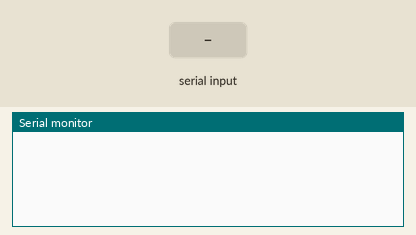
Recording of a sketch running on a simulated Arduino Uno, built with avr-gcc and run on an emulated ATmega328P. Shown: the last lines printed to the serial monitor. The inputs (shaded band) are chosen by the test bench.

Above: at 1.2 s.
1.3 s: "8" received over Serial
At 2.1 s:
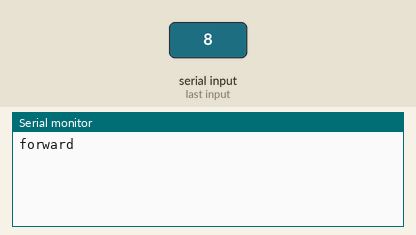
2.8 s: "2" received over Serial
At 5.5 s:
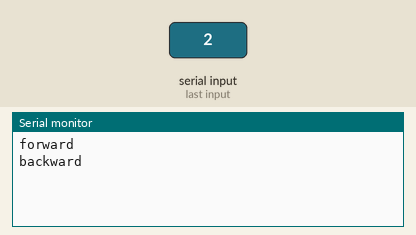
5.8 s: "6" received over Serial
At 7.9 s:
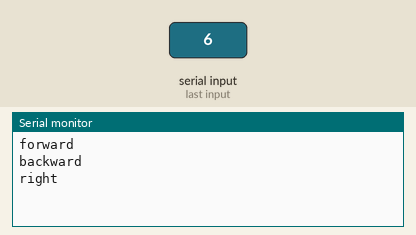
8.8 s: "4" received over Serial
At 11.4 s:
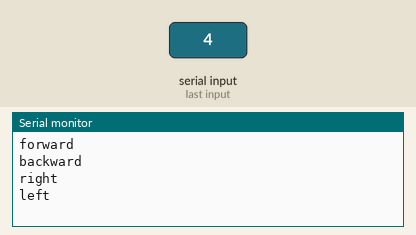
11.8 s: "0" received over Serial
At 13.7 s:
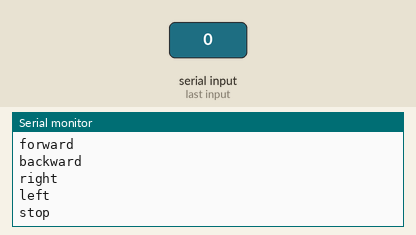

Measured:
- after the input at 1.3 s, the serial monitor: prints a new line at once (image 1)
- after the input at 2.8 s, the serial monitor: prints a new line after 1.5 s (image 2)
- after the input at 5.8 s, the serial monitor: prints a new line after 1.5 s (image 3)
- after the input at 8.8 s, the serial monitor: prints a new line after 1.5 s (image 4)
- after the input at 11.8 s, the serial monitor: prints a new line after 1.5 s (image 5)

The sketch:

motor_fbrls.ino
```cpp
int sensorpin1=2;
int sensorpin2=3;
int sensorpin3=4;
int sensorpin4=5;

void setup() {
  // put your setup code here, to run once:
Serial.begin(9600);
pinMode(2,OUTPUT);
pinMode(3,OUTPUT);
pinMode(4,OUTPUT);
pinMode(5,OUTPUT);
}


void forward()
{
      digitalWrite(2,HIGH);
      digitalWrite(3,LOW);
      digitalWrite(4,LOW);
      digitalWrite(5,HIGH);
}
void backward()
{
  digitalWrite(2,LOW);
 digitalWrite(3,HIGH);
 digitalWrite(4,HIGH);
 digitalWrite(5,LOW);
}
void right()
{
   digitalWrite(2,LOW);
 digitalWrite(3,LOW);
 digitalWrite(4,LOW);
 digitalWrite(5,HIGH);
  }
void left()
{
  digitalWrite(2,HIGH);
 digitalWrite(3,LOW);
 digitalWrite(4,LOW);
 digitalWrite(5,LOW);
  }
  void Stop()
  {
 digitalWrite(2,LOW);
 digitalWrite(3,LOW);
 digitalWrite(4,LOW);
 digitalWrite(5,LOW);
    }

void loop() {
  // put your main code here, to run repeatedly:
  while(Serial.available()>0)
  {
    char a=Serial.read();
      //   Serial.println(a);
    if(a=='8')
    {
      forward();
      Serial.println("forward");
      delay(3000);
    }
    if(a=='2')
 {
  backward();
  Serial.println("backward");
 delay(3000);
 }
 if(a=='6')
 {
 right();
  Serial.println("right");
 delay(3000);
 }
 if(a=='4')
 {
  left();
  Serial.println("left");
 delay(3000);
 }
 if(a=='0')
 {
  Stop();
  Serial.println("stop");
 delay(3000);

 }
  }
  }
```
